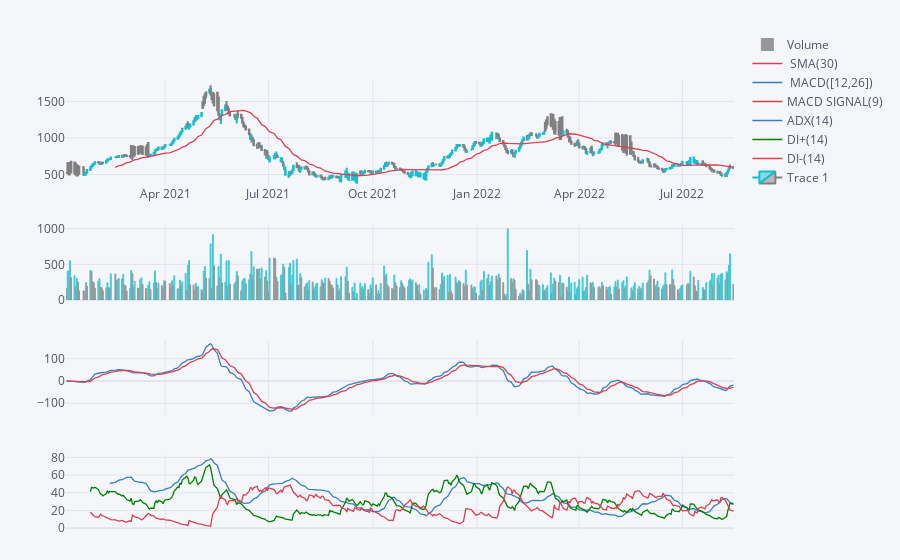

The notebook cell this image was saved under:
### Code cell
qf = cf.QuantFig(df = Lumber_OHLCVI.sort_index(ascending=True).iloc[:,:-1].loc["2021":"2022"])
qf.add_volume(colorchange=False)
qf.add_sma(periods=30, color='red', linewidth=2)
# qf.add_sma(periods=200, color='green', linewidth=2)
# qf.add_bollinger_bands(periods=30, boll_std = 2)

qf.add_macd()
qf.add_dmi()

qf.iplot()

### Figure 1 — Plotly figure (JSON) as saved in the notebook; plotly's stock layout.template omitted (floating-point values rounded to 4 significant figures; data arrays with more than 128 entries replaced by an {"elided": "..."} marker saying what was removed)
{"data": [{"marker": {"color": {"elided": "408 str values"}, "line": {"color": {"elided": "408 str values"}, "width": 1}}, "name": "Volume", "opacity": 0.8, "orientation": "v", "text": "", "type": "bar", "x": {"elided": "408 str values"}, "y": {"elided": "408 int values"}, "yaxis": "y3"}, {"line": {"color": "rgba(219, 64, 82, 1.0)", "dash": "solid", "shape": "linear", "width": 1.3}, "mode": "lines", "name": " SMA(30)", "text": "", "type": "scatter", "x": {"elided": "408 str values"}, "y": {"elided": "408 mixed values"}, "yaxis": "y2"}, {"line": {"color": "rgba(55, 128, 191, 1.0)", "dash": "solid", "shape": "linear", "width": 1.3}, "mode": "lines", "name": " MACD([12,26])", "text": "", "type": "scatter", "x": {"elided": "408 str values"}, "y": {"elided": "408 float values"}, "yaxis": "y4"}, {"line": {"color": "rgba(219, 64, 82, 1.0)", "dash": "solid", "shape": "linear", "width": 1.3}, "mode": "lines", "name": "MACD SIGNAL(9)", "text": "", "type": "scatter", "x": {"elided": "408 str values"}, "y": {"elided": "408 float values"}, "yaxis": "y4"}, {"line": {"color": "rgba(55, 128, 191, 1.0)", "dash": "solid", "shape": "linear", "width": 1.3}, "mode": "lines", "name": "ADX(14)", "text": "", "type": "scatter", "x": {"elided": "408 str values"}, "y": {"elided": "408 mixed values"}, "yaxis": "y5"}, {"line": {"color": "rgba(0, 128, 0, 1.0)", "dash": "solid", "shape": "linear", "width": 1.3}, "mode": "lines", "name": "DI+(14)", "text": "", "type": "scatter", "x": {"elided": "408 str values"}, "y": {"elided": "408 mixed values"}, "yaxis": "y5"}, {"line": {"color": "rgba(219, 64, 82, 1.0)", "dash": "solid", "shape": "linear", "width": 1.3}, "mode": "lines", "name": "DI-(14)", "text": "", "type": "scatter", "x": {"elided": "408 str values"}, "y": {"elided": "408 mixed values"}, "yaxis": "y5"}, {"close": {"elided": "408 float values"}, "decreasing": {"line": {"color": "#808080"}}, "high": {"elided": "408 float values"}, "increasing": {"line": {"color": "#17BECF"}}, "low": {"elided": "408 float values"}, "name": "Trace 1", "open": {"elided": "408 float values"}, "showlegend": true, "type": "candlestick", "x": {"elided": "408 str values"}, "yaxis": "y2"}], "layout": {"legend": {"bgcolor": "#F5F6F9", "font": {"color": "#4D5663"}}, "margin": {"b": 30, "l": 30, "r": 30, "t": 30}, "paper_bgcolor": "#F5F6F9", "plot_bgcolor": "#F5F6F9", "showlegend": true, "title": {"font": {"color": "#4D5663"}}, "xaxis": {"anchor": "y2", "gridcolor": "#E1E5ED", "rangeselector": {"bgcolor": "rgba(150, 200, 250, 1)", "buttons": [{"count": 1, "label": "1m", "step": "month", "stepmode": "backward"}, {"count": 1, "label": "1y", "step": "year", "stepmode": "backward"}], "font": {"size": 13}, "visible": false, "x": 0, "y": 0.9}, "rangeslider": {"visible": false}, "showgrid": true, "tickfont": {"color": "#4D5663"}, "title": {"font": {"color": "#4D5663"}, "text": ""}, "zerolinecolor": "#E1E5ED"}, "yaxis": {"gridcolor": "#E1E5ED", "showgrid": true, "showticklabels": false, "tickfont": {"color": "#4D5663"}, "title": {"font": {"color": "#4D5663"}, "text": ""}, "zerolinecolor": "#E1E5ED"}, "yaxis2": {"domain": [0.69, 0.9], "gridcolor": "#E1E5ED", "showgrid": true, "tickfont": {"color": "#4D5663"}, "title": {"font": {"color": "#4D5663"}, "text": ""}, "zerolinecolor": "#E1E5ED"}, "yaxis3": {"domain": [0.46, 0.61], "gridcolor": "#E1E5ED", "showgrid": true, "tickfont": {"color": "#4D5663"}, "title": {"font": {"color": "#4D5663"}, "text": ""}, "zerolinecolor": "#E1E5ED"}, "yaxis4": {"domain": [0.23, 0.38], "gridcolor": "#E1E5ED", "showgrid": true, "tickfont": {"color": "#4D5663"}, "title": {"font": {"color": "#4D5663"}, "text": ""}, "zerolinecolor": "#E1E5ED"}, "yaxis5": {"domain": [0, 0.15], "gridcolor": "#E1E5ED", "showgrid": true, "tickfont": {"color": "#4D5663"}, "title": {"font": {"color": "#4D5663"}, "text": ""}, "zerolinecolor": "#E1E5ED"}}}
